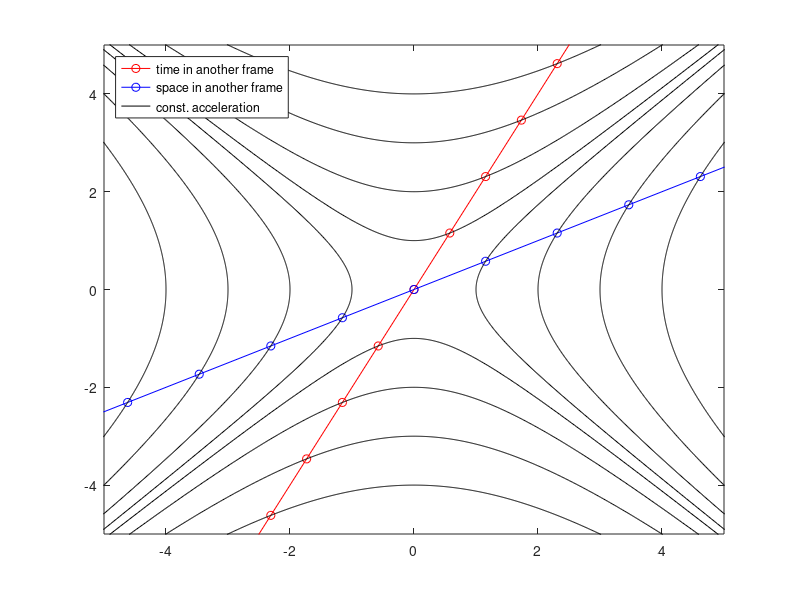

This figure's MATLAB source: (Note: this script raises an error after producing the figure.)
close all
t = [-10:10];
v = 0.5;
gamma = 1/sqrt(1-v^2);
plot(gamma*v*t, gamma*t, '-or'); hold on;
plot(gamma*t, gamma*v*t, '-ob'); hold on;
t = linspace(-5, 5, 1001);
for a = [1/4 1/3 1/2 1]
    x = cosh(a*t)/a;
    y = sinh(a*t)/a;
    plot(x, y, 'k');
    plot(y, x, 'k');
    plot(-x, -y, 'k');
    plot(y, -x, 'k');
end
legend('time in another frame', 'space in another frame', 'const. acceleration', 'location', 'northwest');
axis(5*[-1 1 -1 1]);
ax = gca;
ax.XTick = [-5:5];
ax.YTick = [-5:5];
grid on;
axis square;
xlabel('space');
ylabel('time');